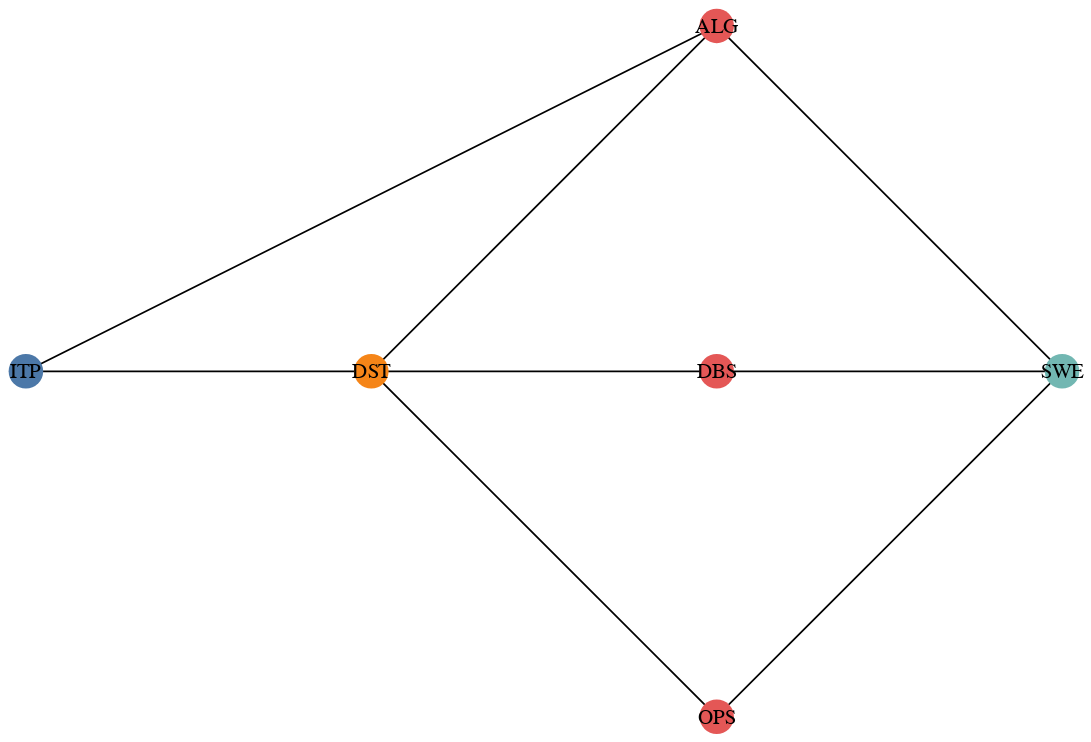

Write notebook code for a chart like this one.
### Code cell
import pandas as pd
import networkx as nx
import altair as alt

# Sample data with additional metadata (professor)
data = [
    {"course_name": "Introduction to Programming", "shorthand": "ITP", "preliminary": [], "semester": 1, "professor": "Dr. Smith"},
    {"course_name": "Data Structures", "shorthand": "DST", "preliminary": ["ITP"], "semester": 2, "professor": "Dr. Johnson"},
    {"course_name": "Algorithms", "shorthand": "ALG", "preliminary": ["DST", "ITP"], "semester": 3, "professor": "Dr. Williams"},
    {"course_name": "Operating Systems", "shorthand": "OPS", "preliminary": ["DST"], "semester": 3, "professor": "Dr. Brown"},
    {"course_name": "Database Systems", "shorthand": "DBS", "preliminary": ["DST"], "semester": 3, "professor": "Dr. Davis"},
    {"course_name": "Software Engineering", "shorthand": "SWE", "preliminary": ["ALG", "OPS", "DBS"], "semester": 4, "professor": "Dr. Miller"},
]

# Convert data to DataFrame
df = pd.DataFrame(data)

# Create a directed graph
G = nx.DiGraph()

# Add nodes with metadata
for _, row in df.iterrows():
    G.add_node(row['shorthand'], label=row['course_name'], professor=row['professor'], semester=row['semester'])

# Add edges
for _, row in df.iterrows():
    for pre in row['preliminary']:
        G.add_edge(pre, row['shorthand'])

# Extract positions using a multipartite layout
pos = nx.multipartite_layout(G, subset_key="semester")

# Convert position data to a DataFrame
pos_df = pd.DataFrame(pos).T.reset_index()
pos_df.columns = ['shorthand', 'x', 'y']

# Merge position data with the original DataFrame
df = df.merge(pos_df, on='shorthand')

# Create a DataFrame for edges
edge_df = pd.DataFrame(list(G.edges()), columns=['source', 'target'])
edge_df = edge_df.merge(df[['shorthand', 'x', 'y']], left_on='source', right_on='shorthand')
edge_df = edge_df.merge(df[['shorthand', 'x', 'y']], left_on='target', right_on='shorthand', suffixes=('_source', '_target'))

# Plot the graph using Altair
edge_chart = alt.Chart(edge_df).mark_line().encode(
    x='x_source',
    y='y_source',
    x2='x_target',
    y2='y_target'
).properties(
    width=600,
    height=400
)

# Node chart with larger, non-transparent nodes
node_chart = alt.Chart(df).mark_circle(size=400, opacity=1).encode(
    x='x',
    y='y',
    tooltip=['course_name', 'professor'],
    color=alt.Color('semester:N', legend=None)
).properties(
    width=600,
    height=400
)

# Text chart with labels inside nodes
text_chart = alt.Chart(df).mark_text(align='center', baseline='middle', size=12).encode(
    x='x',
    y='y',
    text='shorthand',
    tooltip=['course_name', 'professor']
)

# Combine the edge and node charts
chart = edge_chart + node_chart + text_chart

# Hide axis lines and ticks, remove axis titles
chart = chart.configure_axis(
    grid=False,
    domain=False,
    ticks=False,
    labels=False,
    title=None
).configure_view(
    strokeWidth=0
)

# Render the chart
chart.show()

### Figure 1 — Vega-Lite specification as saved in the notebook (floating-point values rounded to 4 significant figures)
{"config": {"view": {"continuousWidth": 300, "continuousHeight": 300, "strokeWidth": 0}, "axis": {"domain": false, "grid": false, "labels": false, "ticks": false, "title": null}}, "layer": [{"data": {"name": "data-efb5e6cb95a6d83f86cc194a917b1e89"}, "mark": {"type": "line"}, "encoding": {"x": {"field": "x_source", "type": "quantitative"}, "x2": {"field": "x_target"}, "y": {"field": "y_source", "type": "quantitative"}, "y2": {"field": "y_target"}}}, {"data": {"name": "data-64bae1a30ba61b4bc0d9a60cc1bad049"}, "mark": {"type": "circle", "opacity": 1, "size": 400}, "encoding": {"color": {"field": "semester", "legend": null, "type": "nominal"}, "tooltip": [{"field": "course_name", "type": "nominal"}, {"field": "professor", "type": "nominal"}], "x": {"field": "x", "type": "quantitative"}, "y": {"field": "y", "type": "quantitative"}}}, {"data": {"name": "data-64bae1a30ba61b4bc0d9a60cc1bad049"}, "mark": {"type": "text", "align": "center", "baseline": "middle", "size": 12}, "encoding": {"text": {"field": "shorthand", "type": "nominal"}, "tooltip": [{"field": "course_name", "type": "nominal"}, {"field": "professor", "type": "nominal"}], "x": {"field": "x", "type": "quantitative"}, "y": {"field": "y", "type": "quantitative"}}}], "height": 400, "width": 600, "$schema": "https://vega.github.io/schema/vega-lite/v5.20.1.json", "datasets": {"data-efb5e6cb95a6d83f86cc194a917b1e89": [{"source": "ITP", "target": "DST", "shorthand_source": "ITP", "x_source": -1.0, "y_source": 0.0, "shorthand_target": "DST", "x_target": -0.4, "y_target": 0.0}, {"source": "ITP", "target": "ALG", "shorthand_source": "ITP", "x_source": -1.0, "y_source": 0.0, "shorthand_target": "ALG", "x_target": 0.2, "y_target": 0.6}, {"source": "DST", "target": "ALG", "shorthand_source": "DST", "x_source": -0.4, "y_source": 0.0, "shorthand_target": "ALG", "x_target": 0.2, "y_target": 0.6}, {"source": "DST", "target": "OPS", "shorthand_source": "DST", "x_source": -0.4, "y_source": 0.0, "shorthand_target": "OPS", "x_target": 0.2, "y_target": -0.6}, {"source": "DST", "target": "DBS", "shorthand_source": "DST", "x_source": -0.4, "y_source": 0.0, "shorthand_target": "DBS", "x_target": 0.2, "y_target": 0.0}, {"source": "ALG", "target": "SWE", "shorthand_source": "ALG", "x_source": 0.2, "y_source": 0.6, "shorthand_target": "SWE", "x_target": 0.8, "y_target": 0.0}, {"source": "OPS", "target": "SWE", "shorthand_source": "OPS", "x_source": 0.2, "y_source": -0.6, "shorthand_target": "SWE", "x_target": 0.8, "y_target": 0.0}, {"source": "DBS", "target": "SWE", "shorthand_source": "DBS", "x_source": 0.2, "y_source": 0.0, "shorthand_target": "SWE", "x_target": 0.8, "y_target": 0.0}], "data-64bae1a30ba61b4bc0d9a60cc1bad049": [{"course_name": "Introduction to Programming", "shorthand": "ITP", "preliminary": [], "semester": 1, "professor": "Dr. Smith", "x": -1.0, "y": 0.0}, {"course_name": "Data Structures", "shorthand": "DST", "preliminary": ["ITP"], "semester": 2, "professor": "Dr. Johnson", "x": -0.4, "y": 0.0}, {"course_name": "Algorithms", "shorthand": "ALG", "preliminary": ["DST", "ITP"], "semester": 3, "professor": "Dr. Williams", "x": 0.2, "y": 0.6}, {"course_name": "Operating Systems", "shorthand": "OPS", "preliminary": ["DST"], "semester": 3, "professor": "Dr. Brown", "x": 0.2, "y": -0.6}, {"course_name": "Database Systems", "shorthand": "DBS", "preliminary": ["DST"], "semester": 3, "professor": "Dr. Davis", "x": 0.2, "y": 0.0}, {"course_name": "Software Engineering", "shorthand": "SWE", "preliminary": ["ALG", "OPS", "DBS"], "semester": 4, "professor": "Dr. Miller", "x": 0.8, "y": 0.0}]}}
